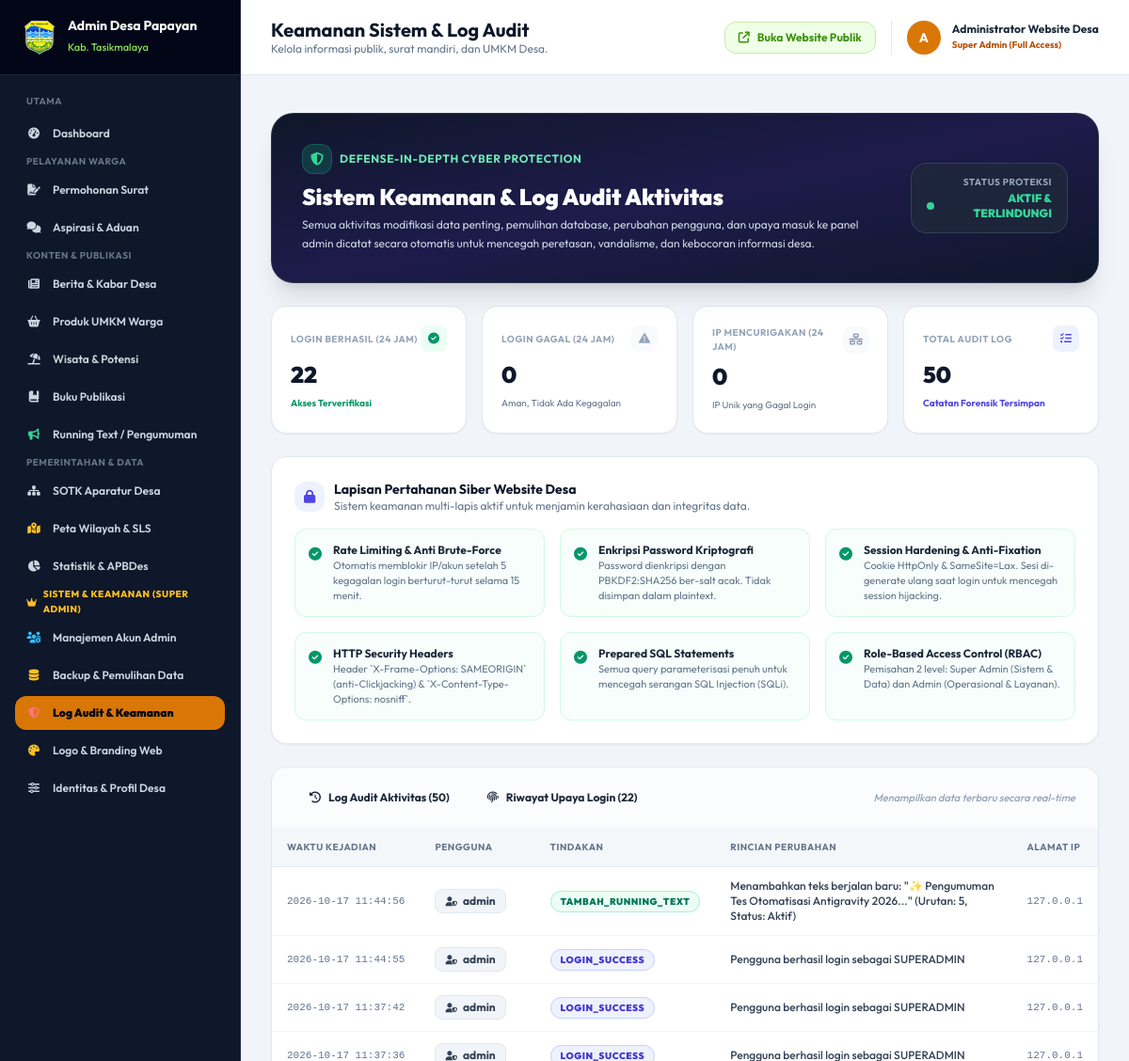
The page /admin/keamanan (signed in, upper part) on the database as committed earlier.
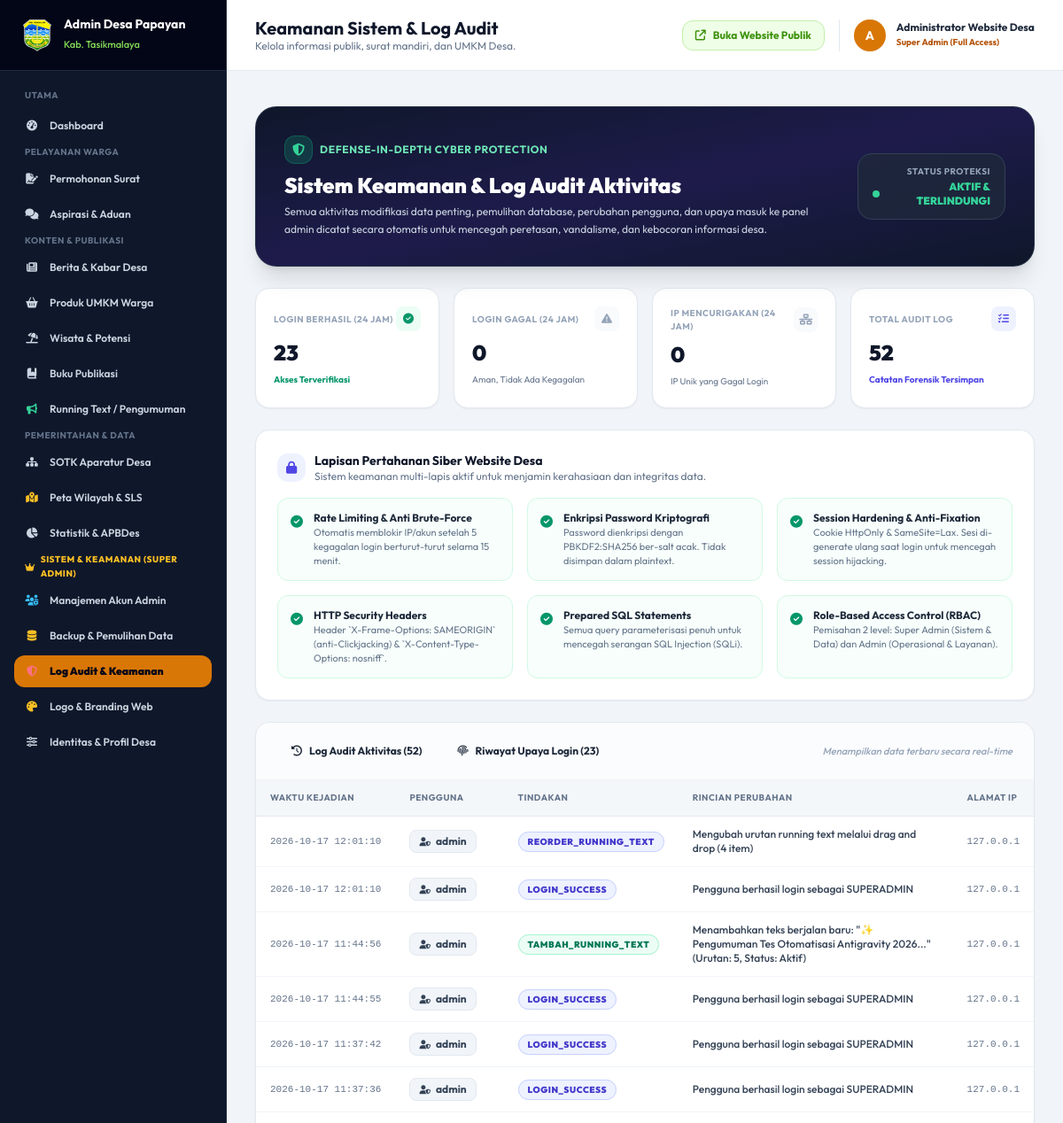
The same page on the database as committed later.
### tables this page shows
CREATE TABLE activity_logs (
        id INTEGER PRIMARY KEY AUTOINCREMENT,
        user_id INTEGER,
        username TEXT,
        action TEXT NOT NULL,
        details TEXT,
        ip_address TEXT,
        user_agent TEXT,
        created_at TIMESTAMP DEFAULT CURRENT_TIMESTAMP
    );

### app.py (the view)
@app.route('/admin/keamanan')
@superadmin_required
def admin_keamanan():
    conn = get_db()
    cursor = conn.cursor()
    cursor.execute("SELECT * FROM activity_logs ORDER BY id DESC LIMIT 100")
    logs = [dict(r) for r in cursor.fetchall()]
    cursor.execute("SELECT * FROM login_attempts ORDER BY id DESC LIMIT 50")
    attempts = [dict(r) for r in cursor.fetchall()]
    cursor.execute("SELECT COUNT(*) FROM login_attempts WHERE is_success = 0 AND attempted_at >= datetime('now', '-24 hours')")
    failed_24h = cursor.fetchone()[0] or 0
    cursor.execute("SELECT COUNT(*) FROM login_attempts WHERE is_success = 1 AND attempted_at >= datetime('now', '-24 hours')")
    success_24h = cursor.fetchone()[0] or 0
    cursor.execute("SELECT COUNT(DISTINCT ip_address) FROM login_attempts WHERE is_success = 0 AND attempted_at >= datetime('now', '-24 hours')")
    suspicious_ips = cursor.fetchone()[0] or 0
    conn.close()
    return render_template(
        'admin/keamanan.html',
        logs=logs,
        attempts=attempts,
        failed_24h=failed_24h,
        success_24h=success_24h,
        suspicious_ips=suspicious_ips
    )

### app.py (called while the page is built)
@app.after_request
def apply_security_headers(response):
    response.headers['X-Content-Type-Options'] = 'nosniff'
    response.headers['X-Frame-Options'] = 'SAMEORIGIN'
    response.headers['X-XSS-Protection'] = '1; mode=block'
    response.headers['Referrer-Policy'] = 'strict-origin-when-cross-origin'
    response.headers['Permissions-Policy'] = 'geolocation=(self)'
    return response

@app.context_processor
def inject_global_data():
    data = {
        'is_superadmin': session.get('role') == 'superadmin',
        'current_role': session.get('role', 'tamu'),
        'current_nama': session.get('nama', 'Pengguna')
    }
    try:
        conn = get_db()
        cursor = conn.cursor()
        cursor.execute("SELECT * FROM profil_desa WHERE id = 1")
        row = cursor.fetchone()
        data['profil_global'] = dict(row or {})
        cursor.execute("SELECT * FROM running_texts WHERE is_active = 1 ORDER BY urutan ASC, id ASC")
        data['running_texts_global'] = [dict(r) for r in cursor.fetchall()]
        conn.close()
    except Exception:
        data['profil_global'] = {}
        data['running_texts_global'] = []
    return data

### templates/admin/keamanan.html (shortened to what the changed rows need)
{% extends "base_admin.html" %}
{% block header_title %}Keamanan Sistem & Log Audit{% endblock %}
{% block content %}
<div class="space-y-6">
  <div class="bg-gradient-to-br from-slate-900 via-indigo-950 to-slate-900 text-white p-6 sm:p-8 rounded-3xl shadow-xl border border-slate-700/60 relative overflow-hidden">
    <div class="flex flex-col lg:flex-row lg:items-center justify-between gap-6 relative z-10">
      <div>
        <h2 class="text-xl sm:text-2xl font-black text-white">Sistem Keamanan & Log Audit Aktivitas</h2>
      </div>
    </div>
  </div>
  <div class="grid grid-cols-2 lg:grid-cols-4 gap-4">
    <div class="bg-white p-5 rounded-2xl border border-slate-200 shadow-sm">
      <div class="flex items-center justify-between">
        <span class="text-[10px] font-bold text-slate-400 uppercase tracking-wider">Login Berhasil (24 Jam)</span>
        <span class="w-7 h-7 rounded-lg bg-emerald-50 text-emerald-600 flex items-center justify-center text-xs">
        </span>
      </div>
      <span class="text-2xl font-black text-slate-900 block mt-2">{{ success_24h }}</span>
      <span class="text-[10px] text-emerald-600 font-bold">Akses Terverifikasi</span>
    </div>
    <div class="bg-white p-5 rounded-2xl border border-slate-200 shadow-sm">
      <div class="flex items-center justify-between">
        <span class="text-[10px] font-bold text-slate-400 uppercase tracking-wider">Total Audit Log</span>
        <span class="w-7 h-7 rounded-lg bg-indigo-50 text-indigo-600 flex items-center justify-center text-xs">
        </span>
      </div>
      <span class="text-2xl font-black text-slate-900 block mt-2">{{ logs|length }}</span>
      <span class="text-[10px] text-indigo-600 font-bold">Catatan Forensik Tersimpan</span>
    </div>
  </div>
  <div class="bg-white rounded-2xl border border-slate-200 shadow-sm overflow-hidden" x-data="{ activeTab: 'audit' }">
    <div class="px-6 py-4 border-b border-slate-100 flex flex-col sm:flex-row sm:items-center justify-between gap-3 bg-slate-50/50">
      <div class="flex items-center gap-2">
        <button type="button" @click="activeTab = 'audit'" :class="activeTab === 'audit' ? 'bg-indigo-600 text-white shadow-sm' : 'bg-white text-slate-600 hover:bg-slate-100'" class="px-4 py-2 rounded-xl text-xs font-bold transition flex items-center gap-2">
          <i class="fa-solid fa-clock-rotate-left"></i>
          <span>Log Audit Aktivitas ({{ logs|length }})</span>
        </button>
        <button type="button" @click="activeTab = 'login'" :class="activeTab === 'login' ? 'bg-indigo-600 text-white shadow-sm' : 'bg-white text-slate-600 hover:bg-slate-100'" class="px-4 py-2 rounded-xl text-xs font-bold transition flex items-center gap-2">
          <i class="fa-solid fa-fingerprint"></i>
          <span>Riwayat Upaya Login ({{ attempts|length }})</span>
        </button>
      </div>
    </div>
    <div x-show="activeTab === 'audit'" class="p-0">
      {% if logs %}
      <div class="overflow-x-auto">
        <table class="w-full text-left text-xs">
          <thead class="bg-slate-100/75 text-slate-500 font-bold border-b border-slate-200 uppercase tracking-wider text-[10px]">
            <tr>
              <th class="py-3 px-4">Waktu Kejadian</th>
              <th class="py-3 px-4">Pengguna</th>
              <th class="py-3 px-4">Tindakan</th>
              <th class="py-3 px-4">Rincian Perubahan</th>
              <th class="py-3 px-4">Alamat IP</th>
            </tr>
          </thead>
          <tbody class="divide-y divide-slate-100">
            {% for log in logs %}
            <tr class="hover:bg-slate-50/80 transition">
              <td class="py-3 px-4 whitespace-nowrap text-slate-500 font-mono text-[11px]">
                {{ log.created_at }}
              </td>
              <td class="py-3 px-4 font-bold text-slate-900 whitespace-nowrap">
                <span class="inline-flex items-center gap-1.5 px-2.5 py-1 rounded-lg bg-slate-100 border border-slate-200 text-slate-700">
                  <i class="fa-solid fa-user-shield text-[10px]"></i>
                  {{ log.username }}
                </span>
              </td>
              <td class="py-3 px-4 whitespace-nowrap">
                {% if 'RESTORE' in log.action or 'HAPUS' in log.action or 'RESET' in log.action %}
                  <span class="px-2.5 py-1 rounded-full text-[10px] font-black bg-rose-50 text-rose-700 border border-rose-200 uppercase tracking-wider">
                    {{ log.action }}
                  </span>
                {% elif 'BACKUP' in log.action or 'TAMBAH' in log.action %}
                  <span class="px-2.5 py-1 rounded-full text-[10px] font-black bg-emerald-50 text-emerald-700 border border-emerald-200 uppercase tracking-wider">
                    {{ log.action }}
                  </span>
                {% else %}
                  <span class="px-2.5 py-1 rounded-full text-[10px] font-black bg-indigo-50 text-indigo-700 border border-indigo-200 uppercase tracking-wider">
                    {{ log.action }}
                  </span>
                {% endif %}
              </td>
              <td class="py-3 px-4 text-slate-700 font-medium max-w-md break-words">
                {{ log.details or '-' }}
              </td>
              <td class="py-3 px-4 whitespace-nowrap text-slate-500 font-mono text-[11px]">
                {{ log.ip_address or '-' }}
              </td>
            </tr>
            {% endfor %}
          </tbody>
        </table>
      </div>
      {% endif %}
    </div>
  </div>
</div>
{% endblock %}

Rows that differ between the two databases and show on the page:
added activity_logs: created_at "2026-10-17 12:01:10", username "admin", action "REORDER_RUNNING_TEXT", details "Mengubah urutan running text melalui drag and drop (4 item)", ip_address "127.0.0.1"
added activity_logs: created_at "2026-10-17 12:01:10", username "admin", action "LOGIN_SUCCESS", details "Pengguna berhasil login sebagai SUPERADMIN", ip_address "127.0.0.1"
Other text that changed with them:
{{ success_24h }}: "22" → "23"
{{ logs|length }}: "50" → "52"
{{ attempts|length }}: "22" → "23"
